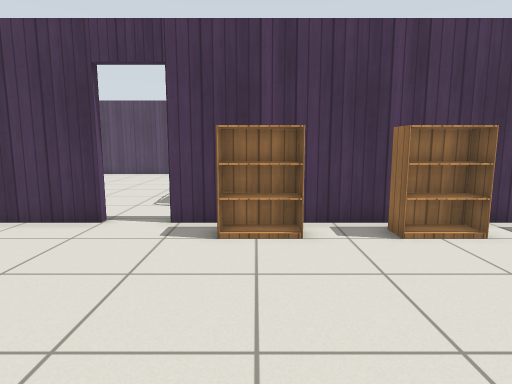
[1] (above)

17 first-person views from a walk through a Gazebo world. The camera is 1 m above the floor, tilts 8° down and sees 75° across. The floor is counted in squares, 0.5 m on a side. Each view is taken from the middle of a square. On the plan, view 1 faces up. The plan holds only what a view shows up to about 18 squares ahead; the rest is blank. The place goes on beyond the plan. Gazebo's built-in surfaces are drawn with simple patterns. Simple shapes stand in for some stock models.

[2]
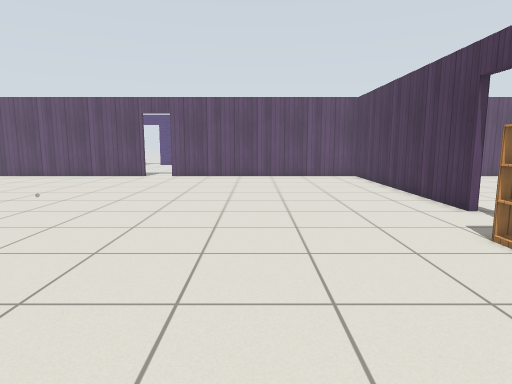

[3]
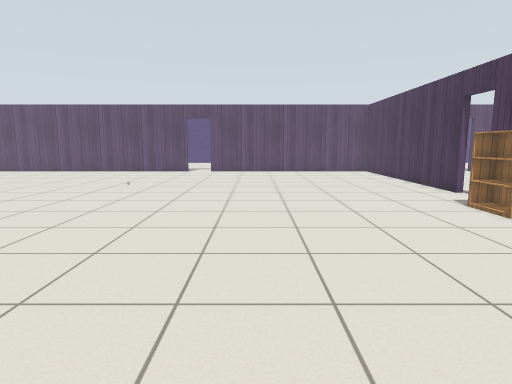

[4]
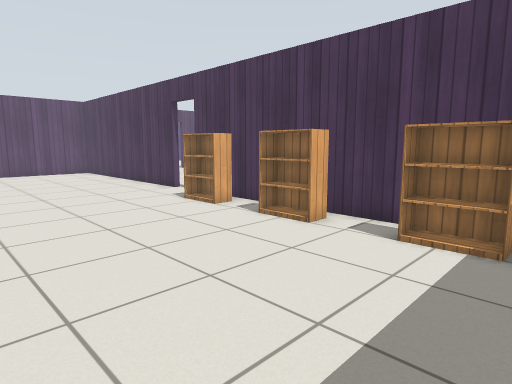

[5]
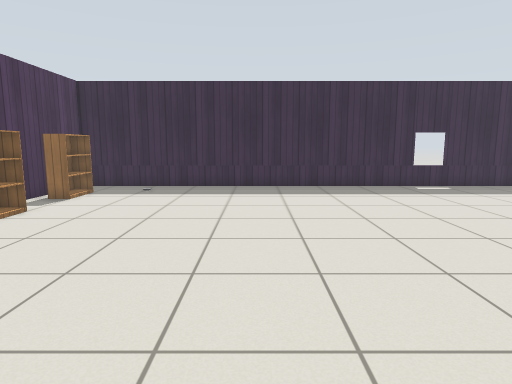

[6]
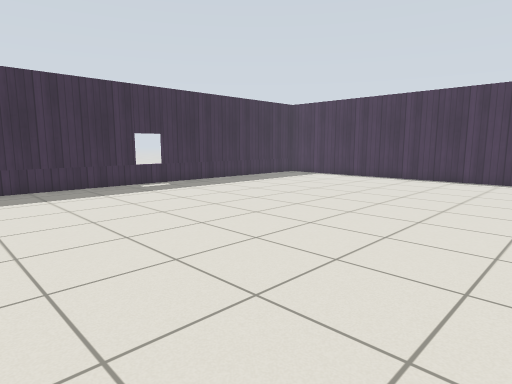

[7]
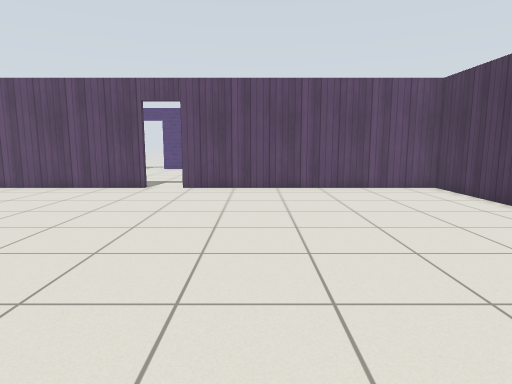

[8]
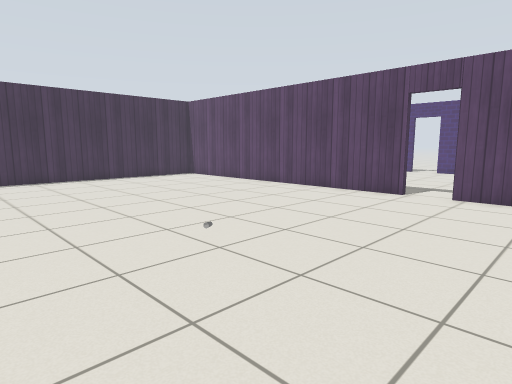

[9]
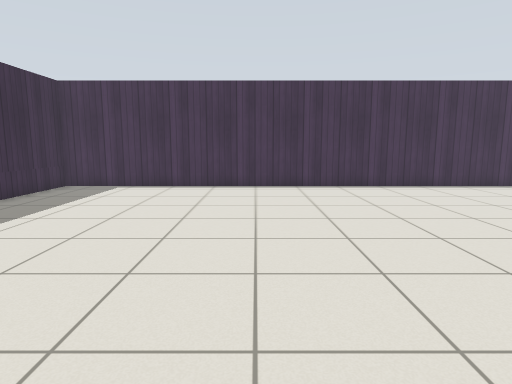

[10]
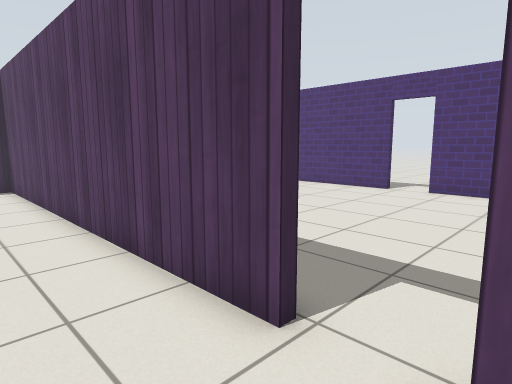

[11]
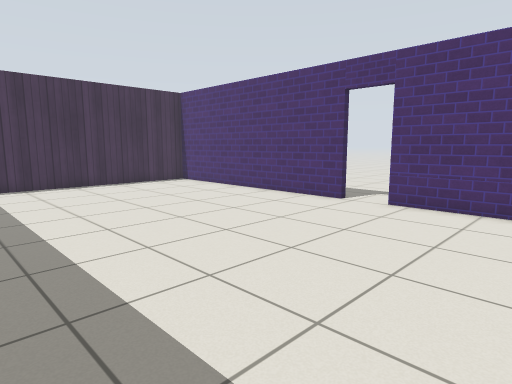

[12]
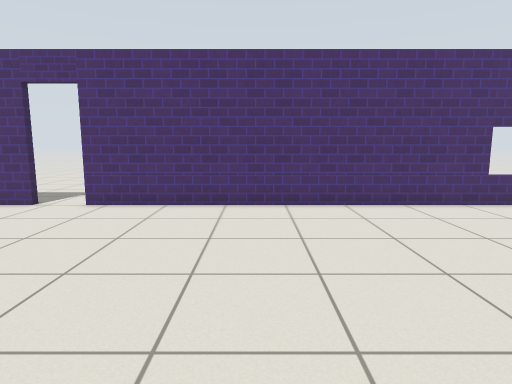

[13]
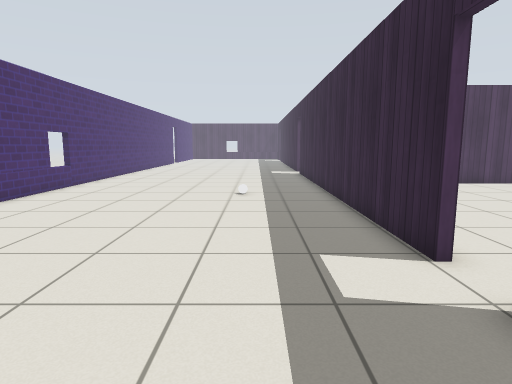

[14]
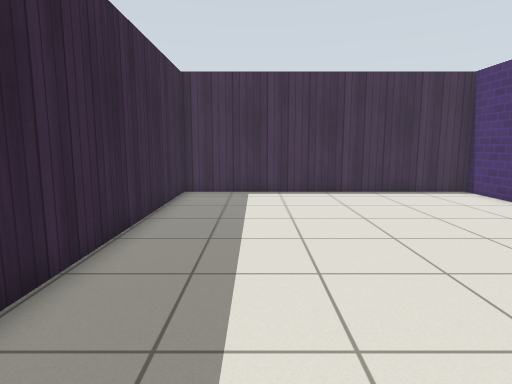

[15]
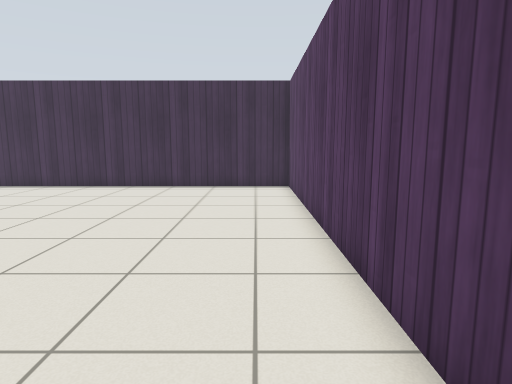

[16]
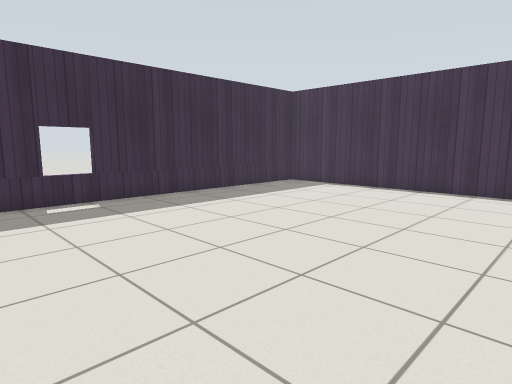

[17]
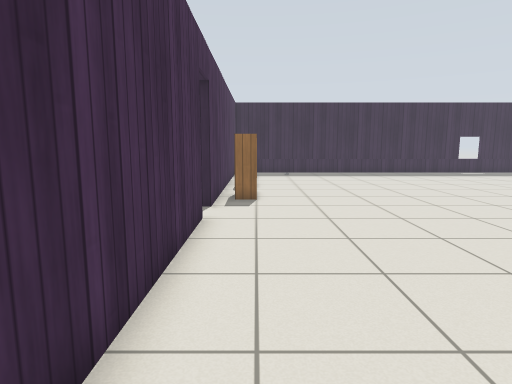

### Floor plan
Points are (right, up) in squares from view 1. A wall is a line through its corners. A room is listed if a view was taken in it or the views show most of it. See-through windows are left out.
Room 1 (views 1, 2, 3, 4, 5, 6, 7, 8, 9, 10, 15, 16, 17)
walls: (-15.6, -5.2) (-15.6, -20.3) (11.3, -20.3) (11.3, 8.5) (-2.2, 8.5); (-4, 8.5) (-15.6, 8.5) (-15.6, -3.4)
ways out: open door at (-16, -4.5) to room 2; open door at (-3.5, 9)
objects: bookshelf (-1, 7) to (1, 8); bookshelf (3, 7) to (5, 8); bookshelf (7, 7) to (9, 8)
Room 2 (views 11, 12, 13, 14)
walls: (-15.9, -3.4) (-15.9, 9.2); (-28.1, -9.5) (-28.1, -20.3) (-15.9, -20.3) (-15.9, -9.8); (-28.1, 9.4) (-28.1, -7.8)
ways out: open door at (-16, -4.5) to room 1; open door at (-28, -8.5)
objects: other object (-20, 5)

Positions as (right, up) in squares from view 1, and headings:
1: (0, 0), facing up
2: (6, 2), facing left
3: (10, 0), facing left
4: (10, 0), facing up-left
5: (-5, 0), facing right
6: (-5, 0), facing down-right
7: (0, 0), facing left
8: (-2, 0), facing down-left
9: (2, -4), facing down
10: (-13, -3), facing down-left
11: (-17, -3), facing down-left
12: (-17, -2), facing left
13: (-19, -9), facing up
14: (-19, -6), facing down
15: (-14, -4), facing down
16: (-1, -5), facing down-right
17: (-13, 7), facing right
